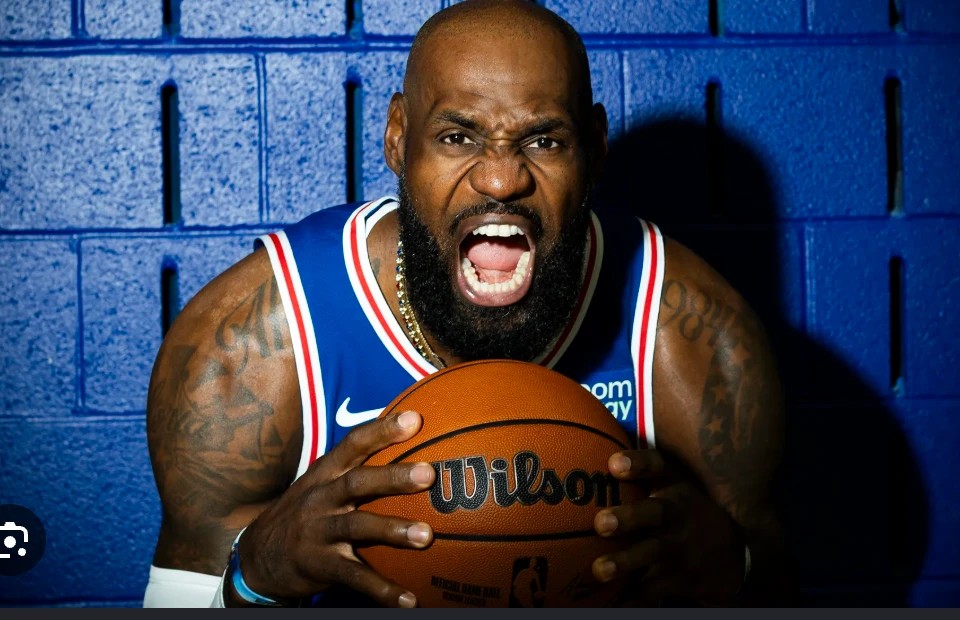
#> input picture graphics/brick-wall-trio/sources/lebron.webp, 960 x 620 px
$ python wall.py
#> lines starting #> are read from the running program, lines starting #| are printed output that depends on the picture; after the words box and inside, x2 and y2 are one past the last pixel; in counts of white or black regions, pixels touching at a corner belong together
import cv2, numpy as np

import os
SRC = os.path.join(os.path.dirname(os.path.abspath(__file__)), 'sources') + '/'
W, H = 1920, 1080
WS = 1.3  # wall scale vs source pixels


def face_texture(rng):
    """Quilt the stippled block-face texture from clean areas of the source."""
    S = cv2.imread(SRC + 'lebron.webp').astype(np.float32)[:607] / 255.0
    rects = [(4, 60, 150, 220), (186, 62, 250, 218), (276, 62, 340, 218)]
    patches = []
    for x0, y0, x1, y1 in rects:
        p = S[y0:y1, x0:x1]
        lum = p.mean(2)
        low = cv2.GaussianBlur(lum, (0, 0), 25)
        p = p / low[..., None] * 0.62  # flatten lighting
        p = cv2.resize(p, None, fx=WS, fy=WS, interpolation=cv2.INTER_LANCZOS4)
        patches.append(p)
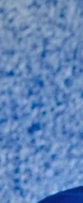
#> p: shape (203, 83, 3) float32; mean B, G, R 0.84, 0.594, 0.421; drawn with min black and max white
#> after the loop, patches = 3 items
    T = 72  # tile size (output px)
    step = 52
    acc = np.zeros((H + 2 * T, W + 2 * T, 3), np.float32)
    wsum = np.zeros((H + 2 * T, W + 2 * T), np.float32)
    win1 = np.sin(np.linspace(0, np.pi, T)) ** 1.5
    win = np.outer(win1, win1).astype(np.float32) + 1e-3
    for y in range(-T // 2, H + 1, step):
        for x in range(-T // 2, W + 1, step):
            p = patches[rng.choice(len(patches), p=[.6, .2, .2])]
            py = rng.integers(0, p.shape[0] - T)
            px = rng.integers(0, p.shape[1] - T)
            t = p[py:py + T, px:px + T]
            k = rng.integers(4)
            t = np.rot90(t, k)
            if rng.random() < .5:
                t = t[:, ::-1]
            # random-phase: subtract mean so blending keeps contrast
            ys, xs = y + T // 2, x + T // 2
            acc[ys:ys + T, xs:xs + T] += t * win[..., None]
            wsum[ys:ys + T, xs:xs + T] += win
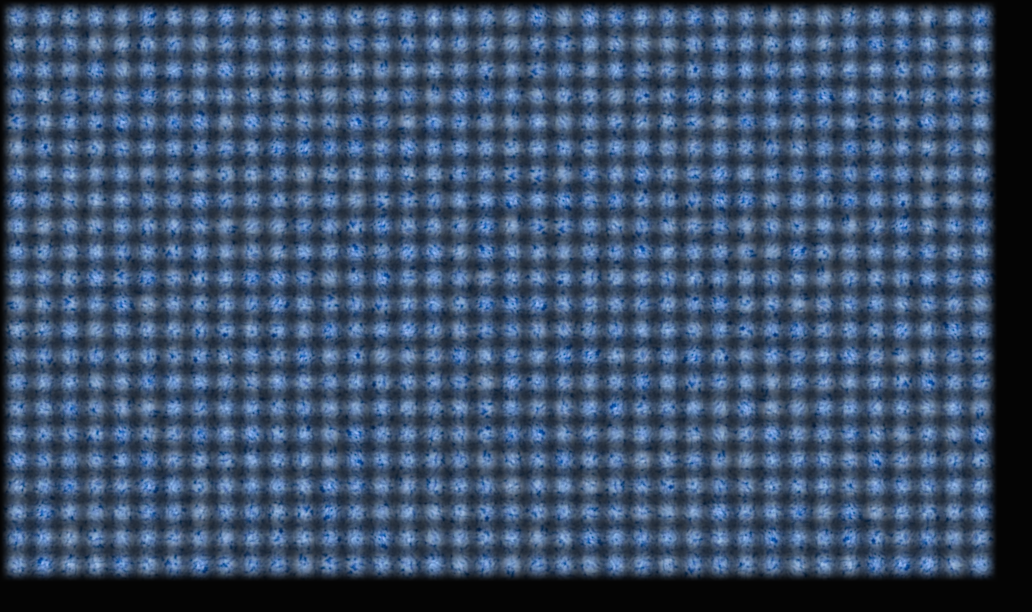
#> acc: shape (1224, 2064, 3) float32 (shown at 1/2 size); mean of channels 0, 1, 2 0.425, 0.311, 0.227; drawn with min black and max white
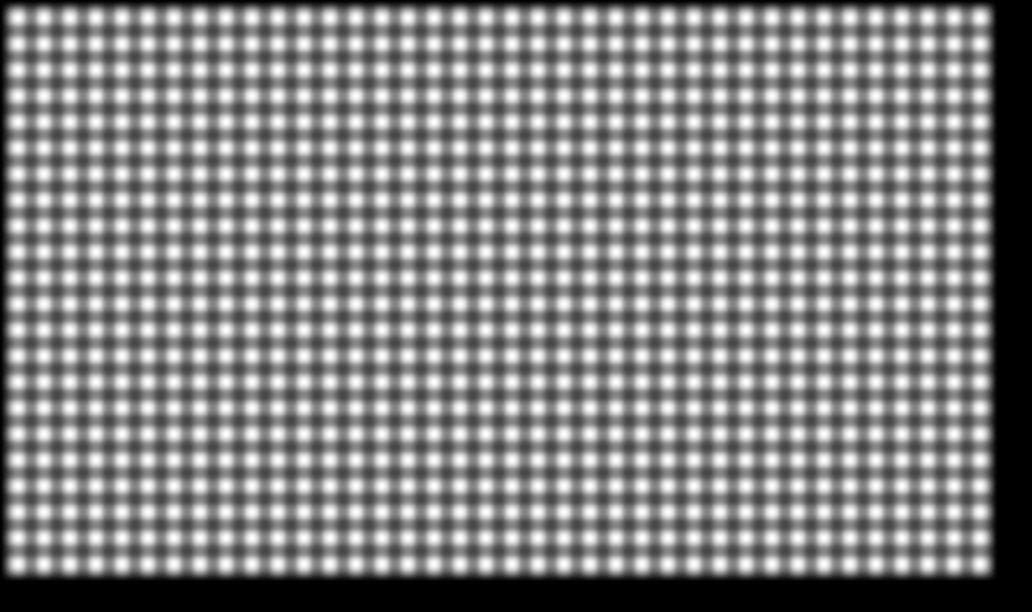
#> wsum: shape (1224, 2064) float32 (shown at 1/2 size); min 0, max 1, mean 0.518; drawn with min black and max white
    tex = acc / np.maximum(wsum, 1e-3)[..., None]
    tex = tex[T // 2:T // 2 + H, T // 2:T // 2 + W]
#> tex: shape (1080, 1920, 3) float32
    # blending lowers contrast in overlaps: restore local contrast
    mean = cv2.GaussianBlur(tex, (0, 0), 6)
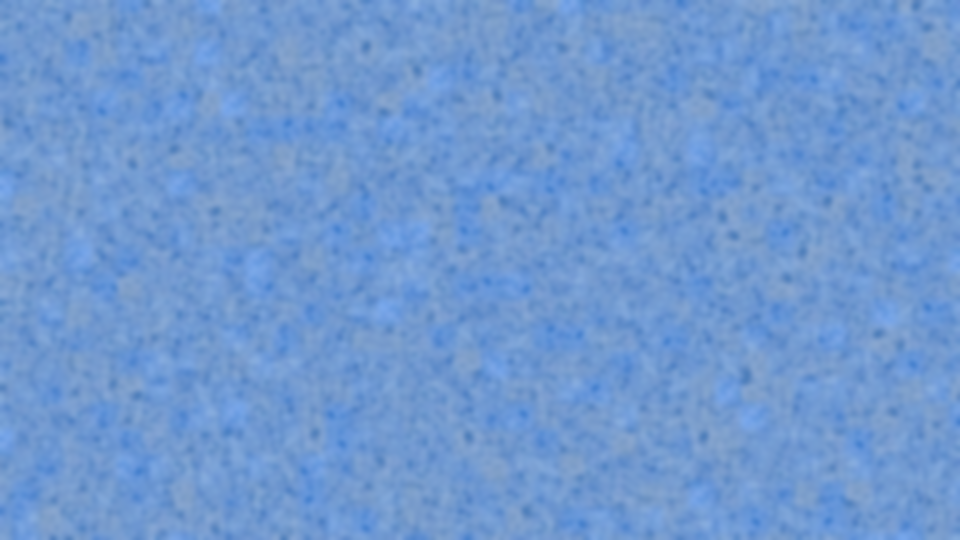
#> mean: shape (1080, 1920, 3) float32 (shown at 1/2 size); mean of channels 0, 1, 2 0.824, 0.604, 0.439; drawn as B, G, R
    tex = mean + (tex - mean) * 1.45
    # match the real wall's face colour (BGR) and stipple contrast, one shade lighter
    tgt_m = np.array([192, 142, 105], np.float32) / 255 * 1.10
    tgt_s = np.array([18, 22, 26], np.float32) / 255 * 0.85
    m = tex.reshape(-1, 3).mean(0)
#> m = [0.821, 0.601, 0.44]
    sd = tex.reshape(-1, 3).std(0)
#> sd = [0.0826, 0.103, 0.129]
    tex = (tex - m) / sd * tgt_s + tgt_m
    return tex


def structure(rng, ox=-140, oy=-60):
    """Masks for horizontal mortar, vertical joints and slots."""
#> called with ox = -140, oy = -60
    bw, bh = 361.5 * WS, 188 * WS
    mortar = np.zeros((H, W), np.float32)
    mortar_mid = np.zeros((H, W), np.float32)
    joint = np.zeros((H, W), np.float32)
    slot = np.zeros((H, W), np.float32)
    slot_rim = np.zeros((H, W), np.float32)
    rows = int(H / bh) + 3
    tone = np.ones((H, W), np.float32)
    for r in range(-1, rows):
        y = oy + r * bh
        yi = int(round(y))
        cv2.rectangle(mortar, (0, yi - 8), (W, yi + 8), 1, -1)
        cv2.line(mortar_mid, (0, yi), (W, yi), 1, 3)
        off = ox + (r % 2) * bw / 2
        c0 = int((-off) // bw) - 1
        for c in range(c0, c0 + int(W / bw) + 4):
            x = off + c * bw
            xi = int(round(x))
            # joint: two thin dark lines with lighter mortar between
            cv2.line(joint, (xi - 5, yi + 6), (xi - 5, int(y + bh) - 6), 1, 3)
            cv2.line(joint, (xi + 5, yi + 6), (xi + 5, int(y + bh) - 6), 1, 3)
            # per-block tone variation
            cv2.rectangle(tone, (xi, yi), (int(x + bw), int(y + bh)), float(rng.normal(1, .04)), -1)
            for q in (0.25, 0.75):
                sx = int(round(x + q * bw))
                y0, y1 = int(y + 0.2 * bh), int(y + 0.93 * bh)
                hw = 11
                cv2.rectangle(slot, (sx - hw, y0 + hw), (sx + hw, y1 - hw), 1, -1)
                cv2.circle(slot, (sx, y0 + hw), hw, 1, -1)
                cv2.circle(slot, (sx, y1 - hw), hw, 1, -1)
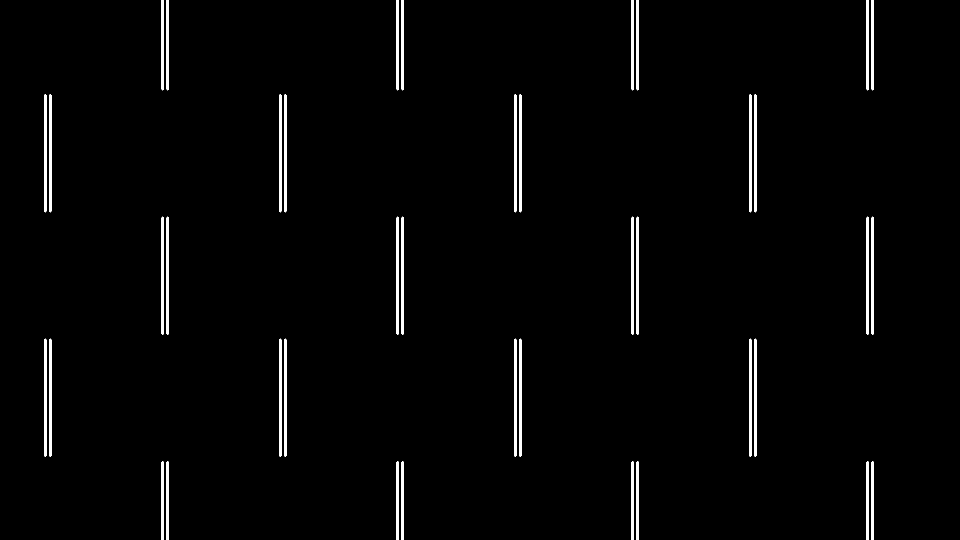
#> joint: shape (1080, 1920) float32 (shown at 1/2 size); values 0 (black) and 1 (white), 2% white; 40 white regions, largest, box (x1, y1, x2, y2) and area: (88, 188, 93, 425) 1173, (98, 188, 103, 425) 1173, (558, 188, 563, 425) 1173
#> mortar: shape (1080, 1920) float32; values 0 (black) and 1 (white), 6.3% white; 4 white regions, box (x1, y1, x2, y2) and area: (0, 176, 1920, 193) 32640, (0, 421, 1920, 438) 32640, (0, 665, 1920, 682) 32640, (0, 910, 1920, 927) 32640
#> mortar_mid: shape (1080, 1920) float32; values 0 (black) and 1 (white), 1.9% white; 4 white regions, box (x1, y1, x2, y2) and area: (0, 182, 1920, 187) 9600, (0, 427, 1920, 432) 9600, (0, 671, 1920, 676) 9600, (0, 916, 1920, 921) 9600
#> slot: shape (1080, 1920) float32; values 0 (black) and 1 (white), 7% white; 40 white regions, largest, box (x1, y1, x2, y2) and area: (201, 477, 224, 657) 3988, (436, 477, 459, 657) 3988, (671, 477, 694, 657) 3988
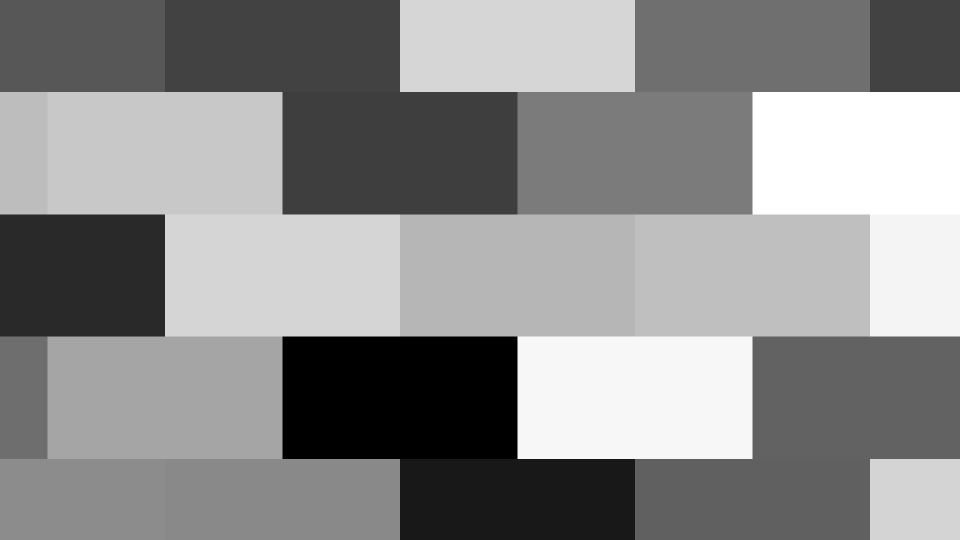
#> tone: shape (1080, 1920) float32 (shown at 1/2 size); min 0.921, max 1.08, mean 1.01; drawn with min black and max white
    slot_rim = np.clip(cv2.dilate(slot, np.ones((7, 7), np.uint8)) - slot, 0, 1)
    # slot interior: darkest at top edge (overhang shadow)
    blur = lambda a, s: cv2.GaussianBlur(a, (0, 0), s)
    return dict(mortar=blur(mortar, 1.6), mortar_mid=blur(mortar_mid, 1.2), joint=blur(joint, 1.0),
                slot=blur(slot, 1.4), slot_rim=blur(slot_rim, 2.5), tone=blur(tone, 1.5))


def build_wall(seed=11):
    rng = np.random.default_rng(seed)
    tex = face_texture(rng)  # RGB float, BGR order
    st = structure(rng)
    wall = tex * st['tone'][..., None]
    mortar_c = np.array([111, 29, 1], np.float32) / 255  # BGR deep blue
    mortar_m = np.array([156, 78, 29], np.float32) / 255
    slot_c = np.array([34, 14, 1], np.float32) / 255
    jm = st['joint'][..., None]
    wall = wall * (1 - jm) + mortar_c * 1.2 * jm
    mm = st['mortar'][..., None]
    mortar_col = mortar_c * (1 - st['mortar_mid'][..., None]) + mortar_m * st['mortar_mid'][..., None]
    # mortar keeps some stipple
    wall = wall * (1 - mm * 0.85) + mortar_col * mm * 0.85 + tex * mm * 0.0
    rim = st['slot_rim'][..., None]
    wall = wall * (1 - rim * 0.45) + mortar_c * rim * 0.45
    sm = st['slot'][..., None]
    wall = wall * (1 - sm) + slot_c * sm
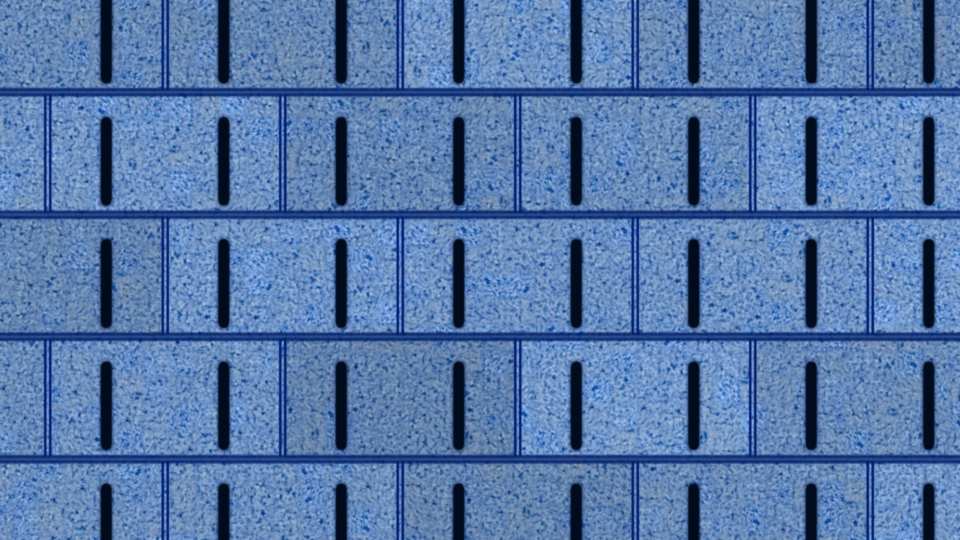
#> wall: shape (1080, 1920, 3) float32 (shown at 1/2 size); mean of channels 0, 1, 2 0.757, 0.54, 0.39; drawn with min black and max white
    return wall


if __name__ == '__main__':
    w = build_wall()
    cv2.imwrite('wall_flat.png', np.clip(w * 255, 0, 255).astype(np.uint8))

$ run again, with graphics/brick-wall-trio/sources/flagg_cut.png saved as graphics/brick-wall-trio/sources/lebron.webp
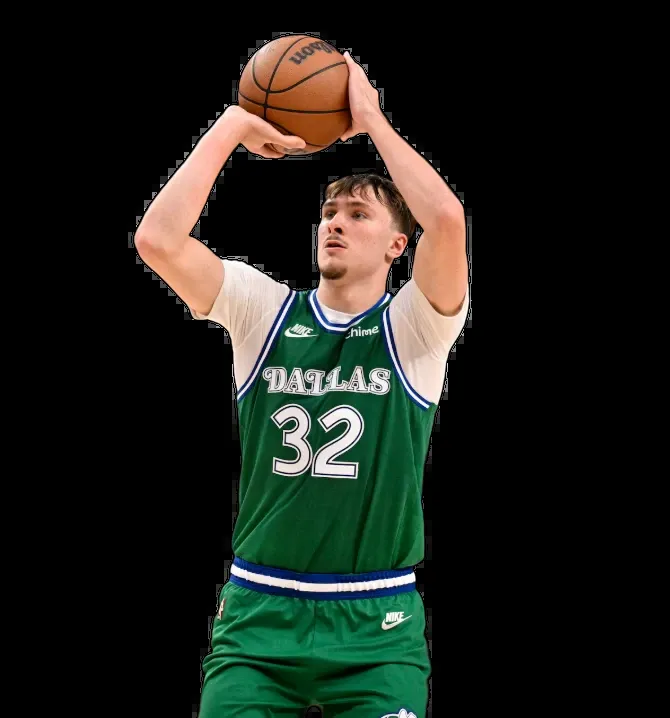
#> input picture graphics/brick-wall-trio/sources/flagg_cut.png, 670 x 718 px
#> after the loop in face_texture, `for x0, y0, x1, y1 in rects:`:
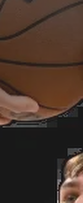
#> p: shape (203, 83, 3) float32; mean B, G, R 0.297, 0.477, 0.806; drawn with min black and max white
#> after the loop in face_texture, `for x0, y0, x1, y1 in rects:`: patches = 3 items
#> mean: shape (1080, 1920, 3) float32; 76.92% of the values are NaN or infinite; the others: min -2.89e-05, max 1.91, mean 0.276
#> m = [nan, nan, nan]
